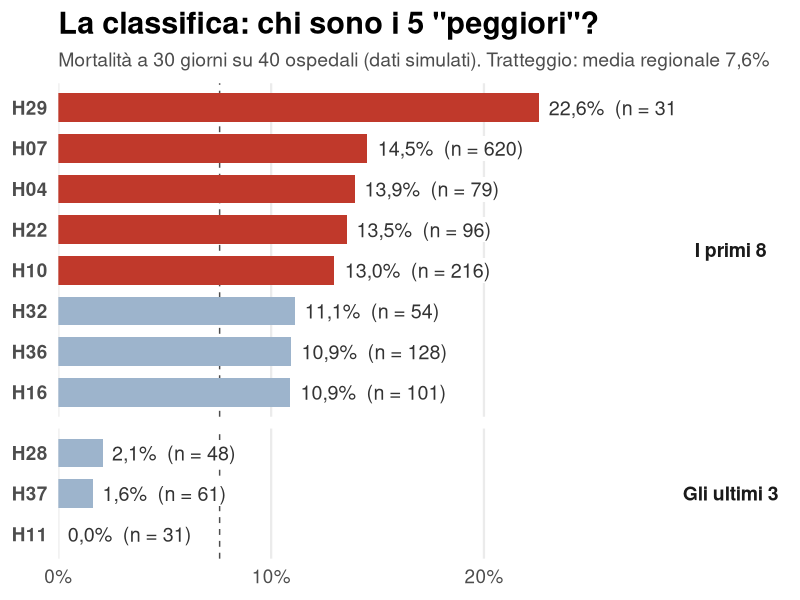
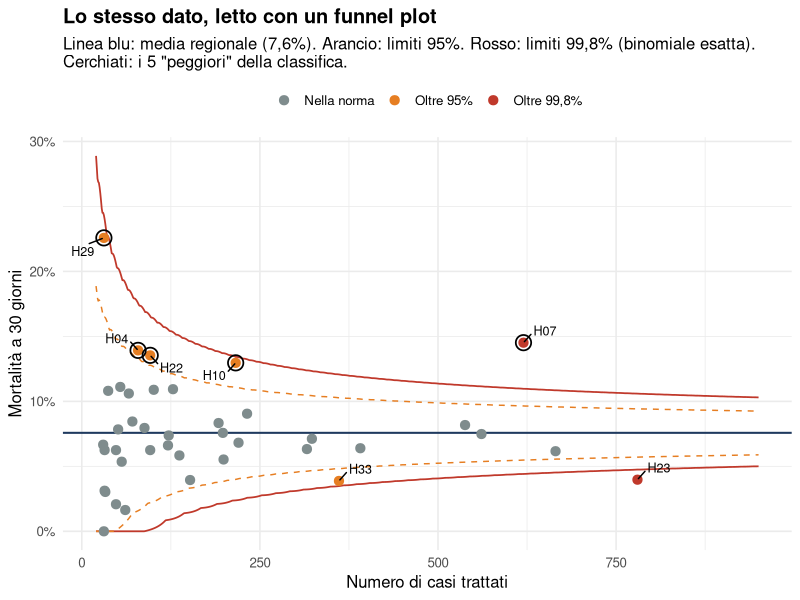
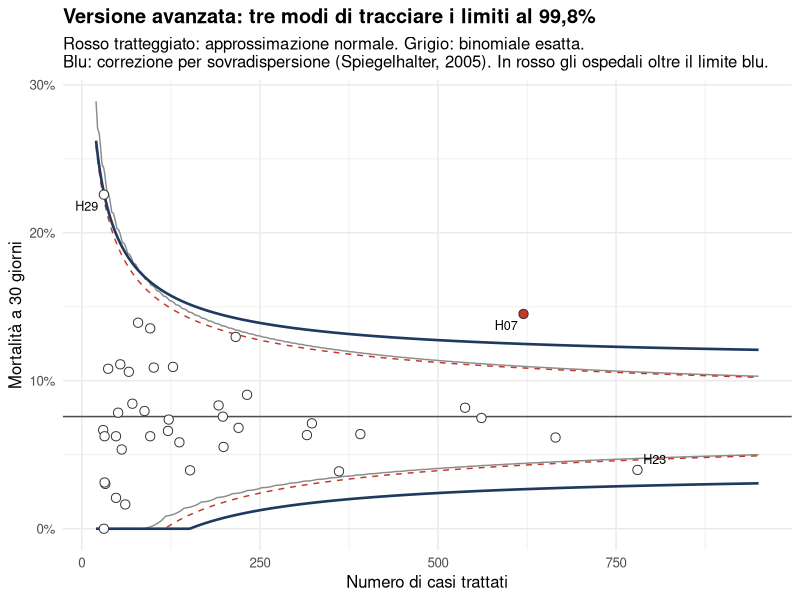

These charts were generated, in order, by the following R code:
# =============================================================
# RHO Lab #1 - Funnel plot in R with ggplot2
# Comparing hospitals on a proportion indicator
# (e.g. 30-day mortality) without falling into league tables
# Data are SIMULATED for teaching purposes.
# =============================================================

library(dplyr)
library(ggplot2)
library(ggrepel)

set.seed(2026)

# -------------------------------------------------------------
# 1. Simulated data: 40 hospitals, very different volumes
# -------------------------------------------------------------
n_hosp <- 40
hospitals <- tibble(
  hospital = sprintf("H%02d", 1:n_hosp),
  n        = round(exp(runif(n_hosp, log(30), log(900))))   # cases treated
) |>
  mutate(
    # true rate: common baseline (8%) + small natural between-hospital variation
    p_true = plogis(qlogis(0.08) + rnorm(n_hosp, 0, 0.28)),
    # two hospitals that are genuinely different
    p_true = case_when(
      hospital == "H07" ~ 0.14,
      hospital == "H23" ~ 0.04,
      TRUE ~ p_true
    ),
    # force H07 and H23 to be high-volume
    n = case_when(hospital %in% c("H07", "H23") ~ c(620, 780)[match(hospital, c("H07", "H23"))],
                  TRUE ~ n),
    deaths = rbinom(n_hosp, n, p_true),
    rate   = deaths / n
  )

# Target: overall (pooled) rate
p0 <- sum(hospitals$deaths) / sum(hospitals$n)

# -------------------------------------------------------------
# 2. The misleading league table
# -------------------------------------------------------------
league <- hospitals |>
  arrange(desc(rate)) |>
  mutate(hospital = factor(hospital, levels = rev(hospital)),
         top5 = row_number() <= 5)

# Show only the top 8 and the bottom 3, so labels stay readable in the article
league_plot <- league |>
  mutate(pos = row_number()) |>
  filter(pos <= 8 | pos > n() - 3) |>
  mutate(group = if_else(pos <= 8, "I primi 8", "Gli ultimi 3"),
         group = factor(group, levels = c("I primi 8", "Gli ultimi 3")),
         label = paste0(scales::percent(rate, 0.1, decimal.mark = ","), "  (n = ", n, ")"))

p_league <- ggplot(league_plot, aes(x = rate, y = hospital, fill = top5)) +
  geom_vline(xintercept = p0, linetype = "dashed", colour = "grey30") +
  geom_col(width = 0.7) +
  geom_label(aes(label = label), hjust = -0.05, size = 5, colour = "grey20",
             fill = "white", label.size = 0, label.padding = unit(0.12, "lines")) +
  facet_grid(group ~ ., scales = "free_y", space = "free_y") +
  scale_x_continuous(labels = scales::label_percent(decimal.mark = ","),
                     expand = expansion(mult = c(0, 0.28))) +
  scale_fill_manual(values = c(`TRUE` = "#C0392B", `FALSE` = "#9DB4CC"), guide = "none") +
  labs(title = "La classifica: chi sono i 5 \"peggiori\"?",
       subtitle = paste0("Mortalità a 30 giorni su 40 ospedali (dati simulati). Tratteggio: media regionale ",
                         scales::percent(p0, 0.1, decimal.mark = ",")),
       x = NULL, y = NULL) +
  theme_minimal(base_size = 17) +
  theme(panel.grid.major.y = element_blank(),
        panel.grid.minor = element_blank(),
        strip.text.y = element_text(angle = 0, face = "bold", size = 14),
        axis.text.y = element_text(face = "bold"),
        plot.title = element_text(face = "bold", size = 22),
        plot.subtitle = element_text(size = 14, colour = "grey30"))

ggsave("01_classifica.png", p_league, width = 10, height = 7, dpi = 200, bg = "white")

# -------------------------------------------------------------
# 3. Funnel plot - exact binomial control limits
# -------------------------------------------------------------
# For each volume n: which death rates are "compatible" with the
# regional rate p0? qbinom() gives the binomial quantiles; the
# interpolation step (Spiegelhalter, 2005) smooths the "saw-tooth"
# caused by the discreteness of counts.
# 95% limits   -> warning
# 99.8% limits -> alarm

binom_limit <- function(prob, n, p0) {
  r     <- qbinom(prob, n, p0)
  alpha <- (pbinom(r, n, p0) - prob) / (pbinom(r, n, p0) - pbinom(r - 1, n, p0))
  pmax((r - alpha) / n, 0)
}

funnel_limits <- tibble(n = 20:950) |>
  mutate(
    lo95  = binom_limit(0.025, n, p0),
    hi95  = binom_limit(0.975, n, p0),
    lo998 = binom_limit(0.001, n, p0),
    hi998 = binom_limit(0.999, n, p0)
  )

hospitals <- hospitals |>
  mutate(
    status = case_when(
      rate > binom_limit(0.999, n, p0) | rate < binom_limit(0.001, n, p0) ~ "Oltre 99,8%",
      rate > binom_limit(0.975, n, p0) | rate < binom_limit(0.025, n, p0) ~ "Oltre 95%",
      TRUE ~ "Nella norma"
    ),
    top5 = hospital %in% league$hospital[league$top5]
  )

status_cols <- c("Nella norma" = "#7F8C8D", "Oltre 95%" = "#E67E22", "Oltre 99,8%" = "#C0392B")

p_funnel <- ggplot() +
  geom_line(data = funnel_limits, aes(n, hi998), colour = "#C0392B", linewidth = 0.6) +
  geom_line(data = funnel_limits, aes(n, lo998), colour = "#C0392B", linewidth = 0.6) +
  geom_line(data = funnel_limits, aes(n, hi95), colour = "#E67E22", linetype = "dashed") +
  geom_line(data = funnel_limits, aes(n, lo95), colour = "#E67E22", linetype = "dashed") +
  geom_hline(yintercept = p0, colour = "#1F3A5F", linewidth = 0.7) +
  geom_point(data = hospitals, aes(n, rate, colour = status), size = 2.8) +
  geom_point(data = filter(hospitals, top5), aes(n, rate),
             shape = 21, size = 4.6, stroke = 0.9, colour = "black", fill = NA) +
  geom_text_repel(data = filter(hospitals, top5 | status != "Nella norma"),
                  aes(n, rate, label = hospital), size = 3.2, seed = 1,
                  box.padding = 0.4, min.segment.length = 0) +
  scale_colour_manual(values = status_cols, name = NULL) +
  scale_y_continuous(labels = scales::label_percent(decimal.mark = ",")) +
  labs(title = "Lo stesso dato, letto con un funnel plot",
       subtitle = paste0("Linea blu: media regionale (", scales::percent(p0, 0.1, decimal.mark = ","),
                         "). Arancio: limiti 95%. Rosso: limiti 99,8% (binomiale esatta).\n",
                         "Cerchiati: i 5 \"peggiori\" della classifica."),
       x = "Numero di casi trattati", y = "Mortalità a 30 giorni") +
  theme_minimal(base_size = 12) +
  theme(legend.position = "top", plot.title = element_text(face = "bold"))

ggsave("02_funnel_plot.png", p_funnel, width = 9, height = 6.5, dpi = 200, bg = "white")

# -------------------------------------------------------------
# 4. ADVANCED - normal approximation vs exact + overdispersion
# -------------------------------------------------------------
# 4a. The classic formula p0 +/- z * sqrt(p0 (1 - p0) / n) is symmetric
#     and becomes unreliable when n is small or p0 is close to 0.

hospitals <- hospitals |>
  mutate(se = sqrt(p0 * (1 - p0) / n),
         z  = (rate - p0) / se)

approx_limits <- tibble(n = 20:950) |>
  mutate(se    = sqrt(p0 * (1 - p0) / n),
         lo998 = pmax(p0 - 3.09 * se, 0),
         hi998 = p0 + 3.09 * se)

# 4b. Overdispersion (Spiegelhalter, 2005 - additive random effects)
#     Real data almost always vary more than the binomial model predicts
#     (case mix, coding, organisation): too-narrow limits flag too many units.
I    <- nrow(hospitals)
zw   <- pmin(pmax(hospitals$z, quantile(hospitals$z, 0.10)),
             quantile(hospitals$z, 0.90))             # winsorised z-scores (10%)
phi  <- sum(zw^2) / I                                  # overdispersion factor
w    <- 1 / hospitals$se^2
tau2 <- max(0, (I * phi - (I - 1)) / (sum(w) - sum(w^2) / sum(w)))

cat(sprintf("Target p0 = %.4f | phi = %.2f | tau = %.4f\n", p0, phi, sqrt(tau2)))

od_limits <- approx_limits |>
  mutate(lo998_od = pmax(p0 - 3.09 * sqrt(se^2 + tau2), 0),
         hi998_od = p0 + 3.09 * sqrt(se^2 + tau2))

hospitals <- hospitals |>
  mutate(z_od   = (rate - p0) / sqrt(se^2 + tau2),
         out_od = abs(z_od) > 3.09)

p_adv <- ggplot() +
  geom_line(data = funnel_limits, aes(n, hi998), colour = "grey55", linewidth = 0.5) +
  geom_line(data = funnel_limits, aes(n, lo998), colour = "grey55", linewidth = 0.5) +
  geom_line(data = approx_limits, aes(n, hi998), colour = "#C0392B", linetype = "dashed") +
  geom_line(data = approx_limits, aes(n, lo998), colour = "#C0392B", linetype = "dashed") +
  geom_line(data = od_limits, aes(n, hi998_od), colour = "#1F3A5F", linewidth = 0.9) +
  geom_line(data = od_limits, aes(n, lo998_od), colour = "#1F3A5F", linewidth = 0.9) +
  geom_hline(yintercept = p0, colour = "grey30") +
  geom_point(data = hospitals, aes(n, rate, fill = out_od), shape = 21, size = 2.8, colour = "grey20") +
  geom_text_repel(data = filter(hospitals, abs(z) > 3.09 | out_od),
                  aes(n, rate, label = hospital), size = 3.2, seed = 1) +
  scale_fill_manual(values = c(`TRUE` = "#C0392B", `FALSE` = "white"), guide = "none") +
  scale_y_continuous(labels = scales::label_percent(decimal.mark = ",")) +
  labs(title = "Versione avanzata: tre modi di tracciare i limiti al 99,8%",
       subtitle = "Rosso tratteggiato: approssimazione normale. Grigio: binomiale esatta.\nBlu: correzione per sovradispersione (Spiegelhalter, 2005). In rosso gli ospedali oltre il limite blu.",
       x = "Numero di casi trattati", y = "Mortalit\u00e0 a 30 giorni") +
  theme_minimal(base_size = 12) +
  theme(plot.title = element_text(face = "bold"))

ggsave("03_funnel_avanzato.png", p_adv, width = 9, height = 6.5, dpi = 200, bg = "white")

# -------------------------------------------------------------
# 5. Summary
# -------------------------------------------------------------
print(hospitals |>
        filter(top5 | status != "Nella norma" | abs(z) > 3.09 | out_od) |>
        select(hospital, n, deaths, rate, status, z, z_od, out_od) |>
        arrange(desc(rate)), n = Inf)
